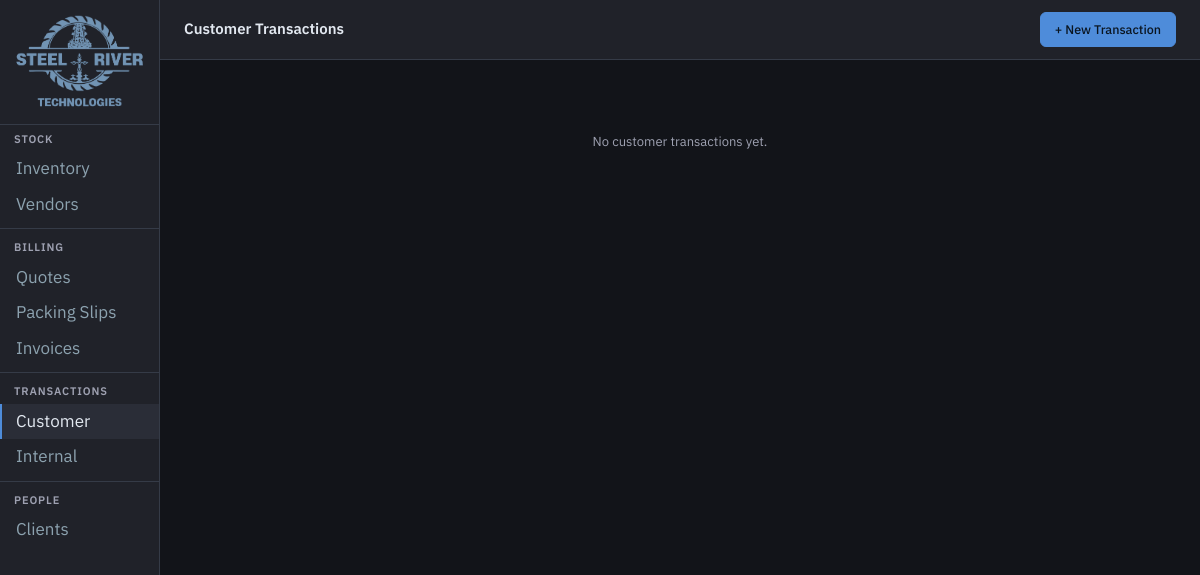
The page /transactions/customer/ on the database as committed earlier.
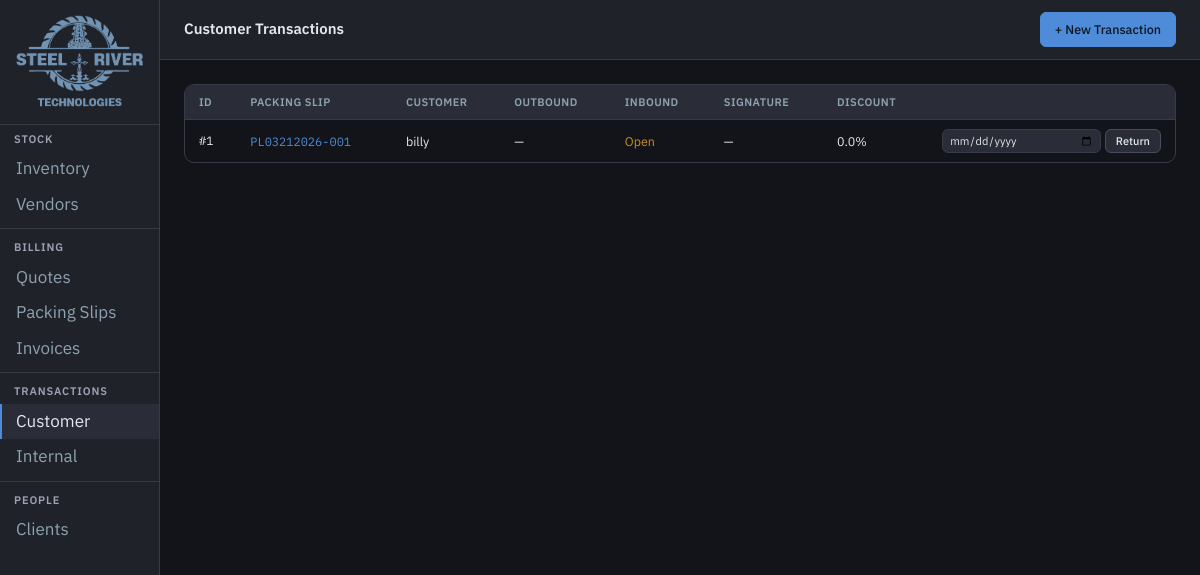
The same page on the database as committed later.
### tables this page shows
CREATE TABLE Transaction_External (
    transaction_ext_id  INTEGER PRIMARY KEY AUTOINCREMENT,
    packing_slip_id     TEXT REFERENCES Packing_Slip(packing_slip_number),
    outbound_date       TEXT,
    inbound_date        TEXT,
    signature           TEXT,
    delivered_by        TEXT,
    discount            REAL DEFAULT 0
);

CREATE TABLE Packing_Slip (
    packing_slip_number  TEXT PRIMARY KEY,
    quote_number         TEXT REFERENCES Quote(quote_number),
    packing_slip_date    TEXT,
    po_number            TEXT,
    ship_via             TEXT,
    delivered_by         TEXT,
    ship_from            TEXT,
    ship_to              TEXT,
    client_id            TEXT REFERENCES Clients(client_id)
);

CREATE TABLE Clients (
    client_id       TEXT PRIMARY KEY,
    customer_name   TEXT NOT NULL,
    well_name       TEXT,
    well_address    TEXT,
    billing_address TEXT
);

### app/routes/other.py (the view)
@txn_ext_router.get("/", response_class=HTMLResponse)
def txn_ext_list(request: Request):
    db = get_db()
    txns = db.execute("""
        SELECT te.*, ps.packing_slip_number as pl_num, c.customer_name
        FROM Transaction_External te
        LEFT JOIN Packing_Slip ps ON te.packing_slip_id=ps.packing_slip_number
        LEFT JOIN Clients c ON ps.client_id=c.client_id
        ORDER BY te.outbound_date DESC
    """).fetchall()
    db.close()
    return templates.TemplateResponse(
        "transactions/customer_list.html", {"request": request, "txns": txns}
    )

### app/templates/transactions/customer_list.html (shortened to what this page needs)
{% extends "base.html" %}
{% block page_title %}Customer Transactions{% endblock %}
{% set active = "txn_customer" %}
{% block topbar_actions %}
<a href="/transactions/customer/new" class="btn btn-primary">+ New Transaction</a>
{% endblock %}
{% block content %}
{% if txns %}
<div class="table-wrap">
<table>
  <thead><tr><th>ID</th><th>Packing Slip</th><th>Customer</th><th>Outbound</th><th>Inbound</th><th>Signature</th><th>Discount</th><th></th></tr></thead>
  <tbody>
  {% for t in txns %}
  <tr>
    <td style="font-family:var(--mono);font-size:12px;">#{{ t.transaction_ext_id }}</td>
    <td>{% if t.pl_num %}<a href="/packing-slips/{{ t.pl_num }}" class="doc-num">{{ t.pl_num }}</a>{% else %}—{% endif %}</td>
    <td>{{ t.customer_name or "—" }}</td>
    <td>{{ t.outbound_date or "—" }}</td>
    <td>{{ t.inbound_date or "<span style='color:var(--amber)'>Open</span>"|safe }}</td>
    <td>{{ t.signature or "—" }}</td>
    <td>{{ "%.1f"|format(t.discount or 0) }}%</td>
    <td>
      {% if not t.inbound_date %}
      <form method="post" action="/transactions/customer/{{ t.transaction_ext_id }}/return" style="display:flex;gap:4px;">
        <input type="date" name="inbound_date" required style="font-size:11px;padding:3px 6px;">
        <button type="submit" class="btn btn-sm">Return</button>
      </form>
      {% endif %}
    </td>
  </tr>
  {% endfor %}
  </tbody>
</table>
</div>
{% else %}
<div class="empty-state">No customer transactions yet.</div>
{% endif %}
{% endblock %}

Rows that differ between the two databases and show on the page:
added Transaction_External: transaction_ext_id "1", pl_num "PL03212026-001", customer_name "billy", outbound_date "—", inbound_date "Open", signature "—", discount "0.0"
Other text that changed with them:
text no longer shown: "No customer transactions yet."
text now shown: "ID PACKING SLIP CUSTOMER OUTBOUND INBOUND SIGNATURE DISCOUNT"
